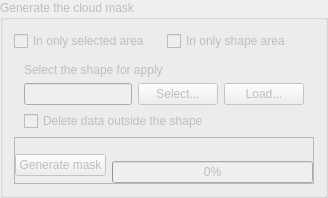
             <widget class="QGroupBox" name="groupBox_GenerateMask">
              <property name="enabled">
               <bool>false</bool>
              </property>
              <property name="title">
               <string>Generate the cloud mask</string>
              </property>
              <layout class="QGridLayout" name="gridLayout_6">
               <item row="0" column="0">
                <widget class="QWidget" name="widget_21" native="true">
                 <layout class="QHBoxLayout" name="horizontalLayout_20">
                  <property name="margin">
                   <number>0</number>
                  </property>
                  <item>
                   <widget class="QCheckBox" name="checkBox_ExtentSelector">
                    <property name="text">
                     <string>In only selected area</string>
                    </property>
                   </widget>
                  </item>
                  <item>
                   <widget class="QCheckBox" name="checkBox_ShapeSelector">
                    <property name="text">
                     <string>In only shape area</string>
                    </property>
                   </widget>
                  </item>
                 </layout>
                </widget>
               </item>
               <item row="1" column="0">
                <widget class="ExtentSelector" name="widget_ExtentSelector" native="true"/>
               </item>
               <item row="3" column="0">
                <widget class="QFrame" name="frame">
                 <property name="frameShape">
                  <enum>QFrame::StyledPanel</enum>
                 </property>
                 <property name="frameShadow">
                  <enum>QFrame::Plain</enum>
                 </property>
                 <property name="lineWidth">
                  <number>0</number>
                 </property>
                 <layout class="QHBoxLayout" name="horizontalLayout_4">
                  <property name="leftMargin">
                   <number>0</number>
                  </property>
                  <property name="rightMargin">
                   <number>0</number>
                  </property>
                  <property name="bottomMargin">
                   <number>0</number>
                  </property>
                  <item>
                   <widget class="QPushButton" name="button_processMask">
                    <property name="cursor">
                     <cursorShape>PointingHandCursor</cursorShape>
                    </property>
                    <property name="text">
                     <string>Generate mask</string>
                    </property>
                   </widget>
                  </item>
                  <item>
                   <widget class="QWidget" name="widget" native="true">
                    <layout class="QVBoxLayout" name="verticalLayout_7">
                     <property name="spacing">
                      <number>0</number>
                     </property>
                     <property name="margin">
                      <number>0</number>
                     </property>
                     <item>
                      <widget class="QLabel" name="status_processMask">
                       <property name="styleSheet">
                        <string notr="true">font-size: 9pt;</string>
                       </property>
                       <property name="text">
                        <string/>
                       </property>
                       <property name="alignment">
                        <set>Qt::AlignBottom|Qt::AlignLeading|Qt::AlignLeft</set>
                       </property>
                      </widget>
                     </item>
                     <item>
                      <widget class="QProgressBar" name="bar_processMask">
                       <property name="sizePolicy">
                        <sizepolicy hsizetype="Expanding" vsizetype="Minimum">
                         <horstretch>0</horstretch>
                         <verstretch>0</verstretch>
                        </sizepolicy>
                       </property>
                       <property name="styleSheet">
                        <string notr="true">font-size: 9pt;</string>
                       </property>
                       <property name="value">
                        <number>0</number>
                       </property>
                       <property name="alignment">
                        <set>Qt::AlignLeading|Qt::AlignLeft|Qt::AlignTop</set>
                       </property>
                       <property name="invertedAppearance">
                        <bool>false</bool>
                       </property>
                      </widget>
                     </item>
                    </layout>
                   </widget>
                  </item>
                 </layout>
                </widget>
               </item>
               <item row="2" column="0">
                <widget class="QWidget" name="widget_ShapeSelector" native="true">
                 <layout class="QVBoxLayout" name="verticalLayout_31">
                  <property name="leftMargin">
                   <number>10</number>
                  </property>
                  <property name="topMargin">
                   <number>0</number>
                  </property>
                  <property name="rightMargin">
                   <number>10</number>
                  </property>
                  <property name="bottomMargin">
                   <number>0</number>
                  </property>
                  <item>
                   <widget class="QLabel" name="label_23">
                    <property name="text">
                     <string>Select the shape for apply</string>
                    </property>
                   </widget>
                  </item>
                  <item>
                   <widget class="QWidget" name="widget_22" native="true">
                    <layout class="QHBoxLayout" name="horizontalLayout_21">
                     <property name="margin">
                      <number>0</number>
                     </property>
                     <item>
                      <widget class="QLineEdit" name="lineEdit_ShapeSelector"/>
                     </item>
                     <item>
                      <widget class="QPushButton" name="pushButton_ShapeSelector">
                       <property name="text">
                        <string>Select...</string>
                       </property>
                      </widget>
                     </item>
                     <item>
                      <widget class="QPushButton" name="pushButton_LoadShapeSelector">
                       <property name="text">
                        <string>Load...</string>
                       </property>
                      </widget>
                     </item>
                    </layout>
                   </widget>
                  </item>
                  <item>
                   <widget class="QCheckBox" name="shapeSelector_CutWithShape">
                    <property name="text">
                     <string>Delete data outside the shape</string>
                    </property>
                   </widget>
                  </item>
                 </layout>
                </widget>
               </item>
              </layout>
             </widget>
